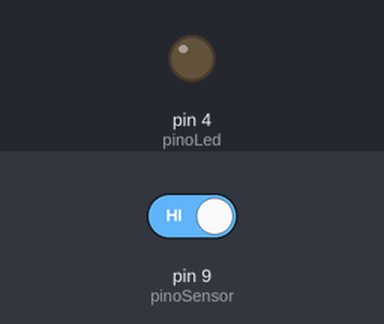
Bench run of a sketch on a simulated Arduino Uno, built with avr-gcc and run on an emulated ATmega328P. Parts: output pins drawn as LEDs (lit = HIGH). The inputs (shaded band) are chosen by the test bench; at power-on: pin 9 (pinoSensor) HIGH.

Above: at 1.2 s.
1.3 s: pin 9 (pinoSensor) driven LOW
At 2.3 s:
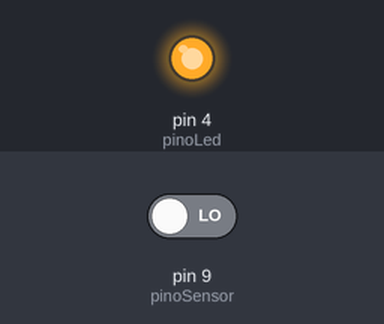
2.8 s: pin 9 (pinoSensor) driven HIGH
At 3.4 s:
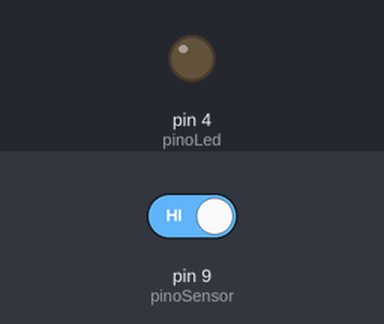
Timing chart, 0 to 5.8 s (numbered marks = the images above; inputs shaded):
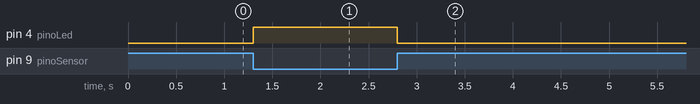

Measured:
- after the input at 1.3 s, pin 4 (pinoLed): LOW → HIGH at once
- after the input at 2.8 s, pin 4 (pinoLed): HIGH → LOW at once

The sketch:

sensoropticoreflexivel.ino
```cpp
int pinoLed = 4; //pino digital utilizado pelo led
int pinoSensor = 9; //pino digital utilizado pelo sensor

void setup(){
pinMode(pinoSensor, INPUT); //define o pino como entrada
pinMode(pinoLed, OUTPUT); //define o pino como saída
digitalWrite(pinoLed, LOW); //led inicia desligado
}

void loop(){
if (digitalRead(pinoSensor) == LOW){ //se em contato com uma superfície clara, acende o led
digitalWrite(pinoLed, HIGH);
}
else{ //se não, led apagado
digitalWrite(pinoLed, LOW);
}
}
```
